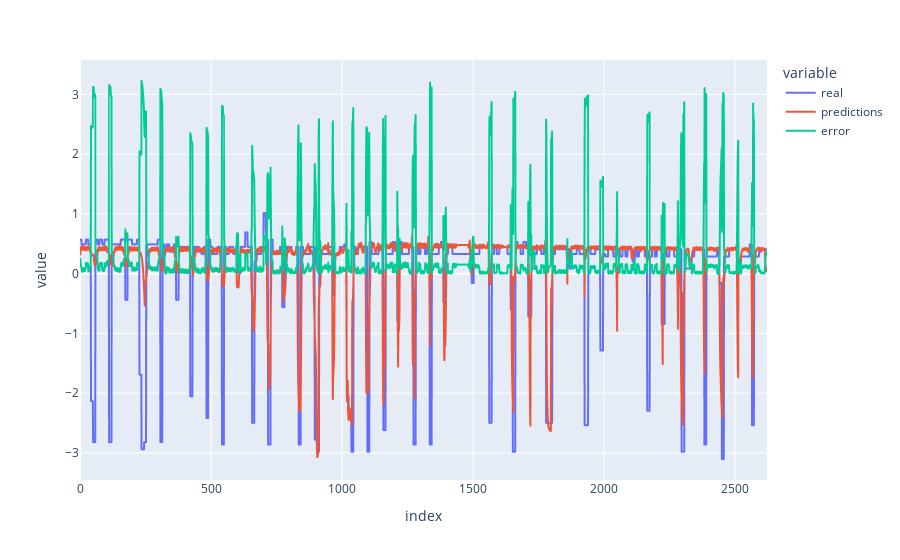

Notebook code for this chart:
### Code cell
experiment_path = "model=LSTM,layers=2,forecast=10,input_length=150,dataset=Formica_02"
trained_on_channel = "dump_from_simulation_1"
model_path = os.path.join("c:\\experiments", experiment_path, trained_on_channel, "model.pt")
exp_params = parse_params(experiment_path)

metrics = run_prediction(
    model_path,
    input_steps=int(exp_params["input_length"]),
    output_steps=int(exp_params["forecast"]),
    dataset_name=exp_params["dataset"],
    channel_name=run_on_channel,
    batch_size=64,
)
print(json.dumps(metrics, indent=4))

### Figure 1 — Plotly figure (JSON) as saved in the notebook; plotly's stock layout.template omitted (floating-point values rounded to 4 significant figures; data arrays with more than 128 entries replaced by an {"elided": "..."} marker saying what was removed)
{"data": [{"hovertemplate": "variable=real<br>index=%{x}<br>value=%{y}<extra></extra>", "legendgroup": "real", "line": {"color": "#636efa", "dash": "solid"}, "marker": {"symbol": "circle"}, "mode": "lines", "name": "real", "showlegend": true, "type": "scattergl", "x": {"elided": "2623 int values"}, "xaxis": "x", "y": {"elided": "2623 float values"}, "yaxis": "y"}, {"hovertemplate": "variable=predictions<br>index=%{x}<br>value=%{y}<extra></extra>", "legendgroup": "predictions", "line": {"color": "#EF553B", "dash": "solid"}, "marker": {"symbol": "circle"}, "mode": "lines", "name": "predictions", "showlegend": true, "type": "scattergl", "x": {"elided": "2623 int values"}, "xaxis": "x", "y": {"elided": "2623 float values"}, "yaxis": "y"}, {"hovertemplate": "variable=error<br>index=%{x}<br>value=%{y}<extra></extra>", "legendgroup": "error", "line": {"color": "#00cc96", "dash": "solid"}, "marker": {"symbol": "circle"}, "mode": "lines", "name": "error", "showlegend": true, "type": "scattergl", "x": {"elided": "2623 int values"}, "xaxis": "x", "y": {"elided": "2623 float values"}, "yaxis": "y"}], "layout": {"legend": {"title": {"text": "variable"}, "tracegroupgap": 0}, "margin": {"t": 60}, "xaxis": {"anchor": "y", "domain": [0, 1], "title": {"text": "index"}}, "yaxis": {"anchor": "x", "domain": [0, 1], "title": {"text": "value"}}}}
